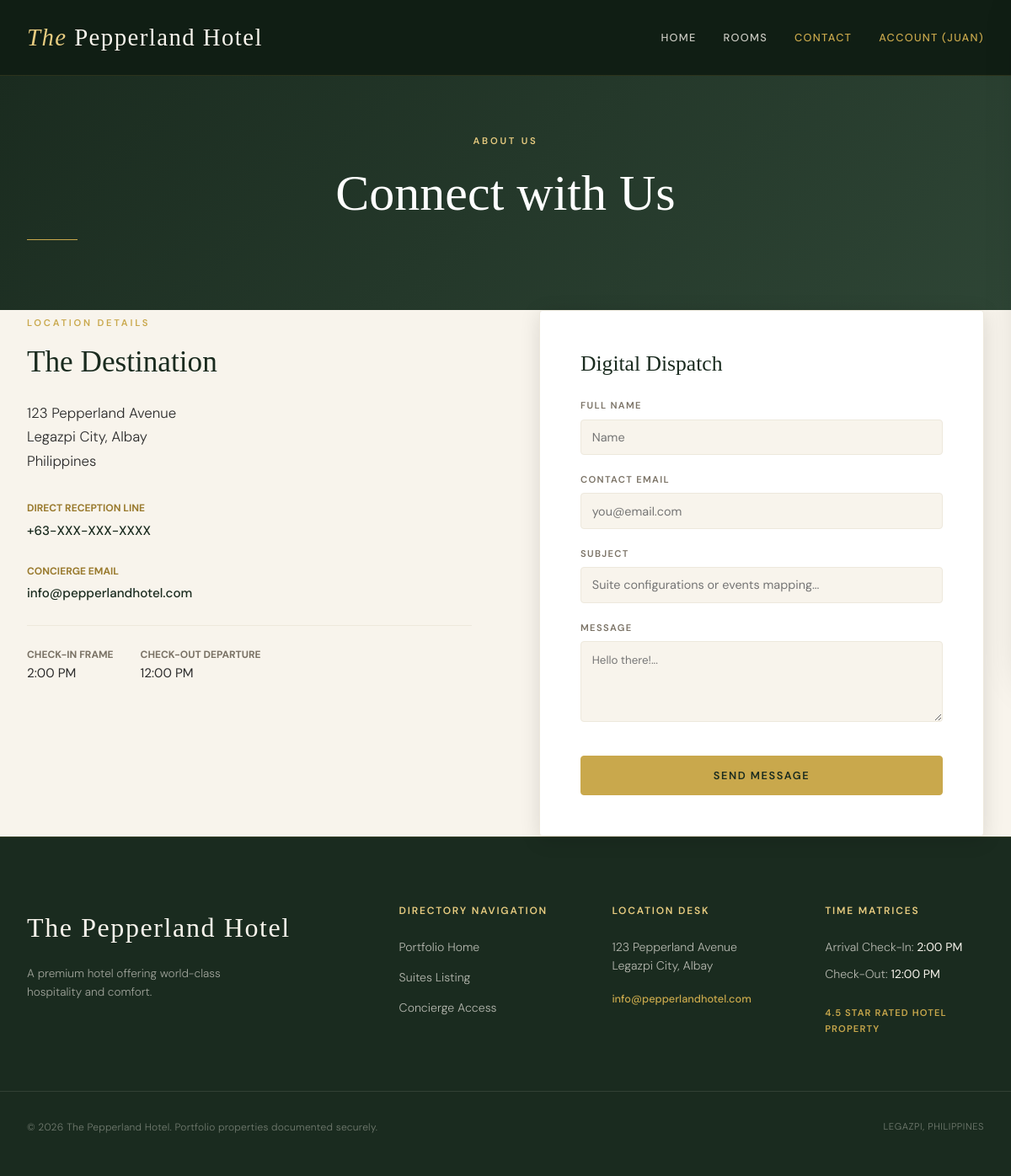
The page /contact.php (signed in) on the database its author committed.
### tables this page shows
CREATE TABLE hotel_profile
(
    profile_id       INT           NOT NULL AUTO_INCREMENT,
    hotel_name       VARCHAR(150)  NOT NULL DEFAULT 'The Pepperland Hotel',
    description      TEXT,
    star_rating      DECIMAL(2,1),
    contact_email    VARCHAR(150),
    contact_phone    VARCHAR(20),
    website_url      VARCHAR(255),
    street_address   VARCHAR(255)  NOT NULL,
    city             VARCHAR(100)  NOT NULL,
    province         VARCHAR(100)  NOT NULL,
    country          VARCHAR(100)  NOT NULL,
    postal_code      VARCHAR(20),
    check_in_time    TIME,
    check_out_time   TIME,

    PRIMARY KEY (profile_id)
);

### api/config.php (called while the page is built, shortened)
<?php
function h(string $str): string
{
    return htmlspecialchars($str, ENT_QUOTES, 'UTF-8');
}

### contact.php (the view, shortened to what this page needs)
<?php
    require_once __DIR__ . '/includes/header.php';
    $stmt = $pdo->query("SELECT * FROM hotel_profile LIMIT 1");
    $hotel = $stmt->fetch() ?: [];
    ?>
    <div style="background: linear-gradient(135deg, var(--forest) 0%, var(--forest-mid) 100%); padding: 5rem 0 4rem; text-align: center;">
        <div class="container">
            <span class="section-label" style="color: var(--gold-light);">About us</span>
            <h1 style="color: var(--white); font-weight: 300;">Connect with Us</h1>
            <div class="gold-line center"></div>
        </div>
    </div>
    <div class="container section" style="display: grid; grid-template-columns: 1fr 1fr; gap: 5rem; align-items: start;">
        <div>
            <span class="section-label">Location Details</span>
            <h3 style="font-family: var(--font-display); font-size: 2.2rem; margin-bottom: 1.5rem; font-weight: 300;">The Destination</h3>
            <?php if ($hotel): ?>
                <p style="font-size: 1.05rem; margin-bottom: 2rem; font-weight: 300;">
                    <?= h($hotel['street_address']) ?><br>
                    <?= h($hotel['city']) ?>, <?= h($hotel['province']) ?><br>
                    <?= h($hotel['country']) ?>
                </p>
                <div style="margin-bottom: 1.5rem; font-size: 0.95rem;">
                    <strong style="display:block; text-transform:uppercase; font-size:0.75rem; color:var(--gold-dark); margin-bottom:0.25rem;">Direct Reception Line</strong>
                    <a href="tel:<?= h($hotel['contact_phone']) ?>" style="color: var(--forest); font-weight: 500;"><?= h($hotel['contact_phone']) ?></a>
                </div>
                <div style="margin-bottom: 1.5rem; font-size: 0.95rem;">
                    <strong style="display:block; text-transform:uppercase; font-size:0.75rem; color:var(--gold-dark); margin-bottom:0.25rem;">Concierge Email</strong>
                    <a href="mailto:<?= h($hotel['contact_email']) ?>" style="color: var(--forest); font-weight: 500;"><?= h($hotel['contact_email']) ?></a>
                </div>
                <div style="margin-bottom: 1.5rem; font-size: 0.95rem; border-top: 1px solid var(--cream-dark); padding-top: 1.5rem; display: flex; gap: 2rem;">
                    <div>
                        <strong style="display:block; text-transform:uppercase; font-size:0.75rem; color:var(--muted);">Check-In Frame</strong>
                        <span><?= h(date('g:i A', strtotime($hotel['check_in_time']))) ?></span>
                    </div>
                    <div>
                        <strong style="display:block; text-transform:uppercase; font-size:0.75rem; color:var(--muted);">Check-Out Departure</strong>
                        <span><?= h(date('g:i A', strtotime($hotel['check_out_time']))) ?></span>
                    </div>
                </div>
            <?php else: ?>
                <p class="text-muted" style="font-style: italic;">Run into a problem. Please try again later.</p>
            <?php endif; ?>
        </div>
        <div style="background: var(--white); padding: 3rem; border-radius: var(--radius); box-shadow: var(--shadow-md); border: 1px solid var(--cream-dark);">
            <h3 style="font-family: var(--font-display); font-size: 1.6rem; margin-bottom: 1.5rem;">Digital Dispatch</h3>
            <div id="contactForm">
                <div class="qb-field" style="margin-bottom: 1.25rem;">
                    <label for="name">Full Name</label>
                    <input type="text" id="name" placeholder="Name">
                </div>
                <div class="qb-field" style="margin-bottom: 1.25rem;">
                    <label for="email">Contact Email</label>
                    <input type="email" id="email" placeholder="you@email.com" required>
                </div>
                <div class="qb-field" style="margin-bottom: 1.25rem;">
                    <label for="subject">Subject</label>
                    <input type="text" id="subject" placeholder="Suite configurations or events mapping...">
                </div>
                <div class="qb-field" style="margin-bottom: 2rem;">
                    <label for="message">Message</label>
                    <textarea id="message" rows="4" style="width:100%; padding:0.8rem; border:1px solid var(--cream-dark); background:var(--cream); font-family:var(--font-body); border-radius:var(--radius); outline:none;" placeholder="Hello there!..."></textarea>
                </div>
                <button class="btn btn-gold" id="sendBtn" style="width: 100%; text-align: center; padding: 0.9rem;">Send Message</button>
            </div>
        </div>
    </div>
<?php require_once __DIR__ . '/includes/footer.php'; ?>

### includes/footer.php (shortened to what this page needs)
<?php
$hotelProfile = [];
if (!empty($pdo))
{
    $stmt = $pdo->query("SELECT * FROM hotel_profile LIMIT 1");
    $hotelProfile = $stmt->fetch() ?: [];
}
?>
<footer class="site-footer" style="background: var(--forest); color: var(--cream); border-top: 1px solid rgba(201,168,76,0.15); padding: 5rem 0 3rem; font-size: 0.88rem; font-weight: 300;">
    <div class="footer-inner container" style="display: grid; grid-template-columns: 2fr repeat(3, 1fr); gap: 4rem; margin-bottom: 4rem;">
        <div class="footer-col">
            <p class="footer-brand" style="font-family: var(--font-display); font-size: 2rem; color: var(--cream); margin-bottom: 1rem; font-weight: 400; letter-spacing: 0.05em;">
                The Pepperland Hotel
            </p>
            <p class="footer-tagline" style="color: rgba(248,244,236,0.6); max-width: 280px; font-size: 0.85rem; line-height: 1.6;">
                <?= h($hotelProfile['description'] ?? 'Curated hospitality tailored expertly against the scenic architecture of Albay province.') ?>
            </p>
        </div>
        <div class="footer-col">
            <h4 style="color: var(--gold-light); font-family: var(--font-body); font-size: 0.75rem; text-transform: uppercase; letter-spacing: 0.15em; margin-bottom: 1.5rem; font-weight: 600;">Directory Navigation</h4>
            <ul style="display: flex; flex-direction: column; gap: 0.75rem;">
                <li><a href="<?= BASE_URL ?>/index.php" style="color: rgba(248,244,236,0.7); transition: var(--transition);">Portfolio Home</a></li>
                <li><a href="<?= BASE_URL ?>/rooms.php" style="color: rgba(248,244,236,0.7); transition: var(--transition);">Suites Listing</a></li>
                <li><a href="<?= BASE_URL ?>/contact.php" style="color: rgba(248,244,236,0.7); transition: var(--transition);">Concierge Access</a></li>
            </ul>
        </div>
        <div class="footer-col">
            <h4 style="color: var(--gold-light); font-family: var(--font-body); font-size: 0.75rem; text-transform: uppercase; letter-spacing: 0.15em; margin-bottom: 1.5rem; font-weight: 600;">Location Desk</h4>
            <?php if ($hotelProfile): ?>
                <p style="color: rgba(248,244,236,0.7); line-height: 1.6; margin-bottom: 1rem;">
                    <?= h($hotelProfile['street_address']) ?><br>
                    <?= h($hotelProfile['city']) ?>, <?= h($hotelProfile['province']) ?>
                </p>
                <p style="margin: 0;"><a href="mailto:<?= h($hotelProfile['contact_email']) ?>" style="color: var(--gold); font-size: 0.8rem; font-weight: 500;"><?= h($hotelProfile['contact_email']) ?></a></p>
            <?php endif; ?>
        </div>
        <div class="footer-col">
            <h4 style="color: var(--gold-light); font-family: var(--font-body); font-size: 0.75rem; text-transform: uppercase; letter-spacing: 0.15em; margin-bottom: 1.5rem; font-weight: 600;">Time Matrices</h4>
            <?php if ($hotelProfile): ?>
                <p style="color: rgba(248,244,236,0.7); margin-bottom: 0.5rem;">Arrival Check-In: <span style="color: var(--cream); font-weight: 400;"><?= h(date('g:i A', strtotime($hotelProfile['check_in_time']))) ?></span></p>
                <p style="color: rgba(248,244,236,0.7); margin-bottom: 1.5rem;">Check-Out: <span style="color: var(--cream); font-weight: 400;"><?= h(date('g:i A', strtotime($hotelProfile['check_out_time']))) ?></span></p>
            <?php endif; ?>
            <p style="color: var(--gold); font-size: 0.7rem; text-transform: uppercase; letter-spacing: 0.1em; font-weight: 600;">
                <?php
                $stars = $hotelProfile['star_rating'] ?? 0;
                echo $stars ? h($stars) . ' Star Rated Hotel Property' : '';
                ?>
            </p>
        </div>
    </div>
    <div class="footer-bottom container" style="border-top: 1px solid rgba(248,244,236,0.1); padding-top: 2rem; display: flex; justify-content: space-between; font-size: 0.75rem; color: rgba(248,244,236,0.4); letter-spacing: 0.02em;">
        <p>&copy; <?= date('Y') ?> The Pepperland Hotel. Portfolio properties documented securely.</p>
        <p style="text-transform: uppercase; font-size: 0.7rem; letter-spacing: 0.05em;">Legazpi, Philippines</p>
    </div>
</footer>
</body>
</html>

### assets/css/main.css (style rules this page uses)
:root { --gold: #C9A84C; --gold-light: #E8CC80; --gold-dark: #9A7B2F; --forest: #1A2B1F; --forest-mid: #2E4535; --cream: #F8F4EC; --cream-dark: #EDE8DC; --charcoal: #2C2C2C; --muted: #7A7265; --white: #FFFFFF; --danger: #C0392B; --success: #27AE60; --warning: #D4A017; --font-display: 'Cormorant Garamond', Georgia, serif; --font-body: 'DM Sans', system-ui, sans-serif; --radius: 4px; --shadow-sm: 0 2px 8px rgba(0,0,0,0.08); --shadow-md: 0 4px 24px rgba(0,0,0,0.12); --shadow-lg: 0 8px 48px rgba(0,0,0,0.18); --transition: all 0.3s ease; }
*, *::before, *::after { box-sizing: border-box; margin: 0; padding: 0; }
html { scroll-behavior: smooth; font-size: 16px; }
body { font-family: var(--font-body); background: var(--cream); color: var(--charcoal); line-height: 1.7; overflow-x: hidden; padding-top: 4.5rem; }
a { color: inherit; text-decoration: none; }
ul { list-style: none; }
h1, h2, h3, h4, h5 { font-family: var(--font-display); font-weight: 400; line-height: 1.2; color: var(--forest); }
h1 { font-size: clamp(2.5rem, 5vw, 4rem); }
h3 { font-size: clamp(1.3rem, 2.5vw, 1.8rem); }
h4 { font-size: 1.2rem; }
.section-label { display: inline-block; font-family: var(--font-body); font-size: 0.7rem; font-weight: 600; letter-spacing: 0.25em; text-transform: uppercase; color: var(--gold); margin-bottom: 1rem; }
.gold-line { width: 60px; height: 1px; background: var(--gold); margin: 1.2rem 0; }
.center { text-align: center; }
.btn { display: inline-block; padding: 0.8rem 2rem; font-family: var(--font-body); font-size: 0.8rem; font-weight: 600; letter-spacing: 0.12em; text-transform: uppercase; border-radius: var(--radius); border: 1px solid transparent; cursor: pointer; transition: var(--transition); }
.btn-gold { background: var(--gold); color: var(--forest); border-color: var(--gold); }
.qb-field label { display: block; font-size: 0.7rem; font-weight: 600; letter-spacing: 0.12em; text-transform: uppercase; color: var(--muted); margin-bottom: 0.4rem; }
.qb-field input, .qb-field select { width: 100%; padding: 0.7rem 0.8rem; border: 1px solid var(--cream-dark); border-radius: var(--radius); font-family: var(--font-body); font-size: 0.9rem; background: var(--cream); color: var(--charcoal); outline: none; transition: var(--transition); appearance: none; }
.section { padding: 6rem 0; }
.container { max-width: 1200px; margin: 0 auto; padding: 0 2rem; }

### rows shown on the page
hotel_profile: street_address "123 Pepperland Avenue", city "Legazpi City", province "Albay", country "Philippines", contact_phone "+63-XXX-XXX-XXXX", contact_email "info@pepperlandhotel.com", check_in_time "2:00 PM", check_out_time "12:00 PM", description "A premium hotel offering world-class hospitality and comfort.", star_rating "4.5"

### other values the page prints
$_SESSION['first_name'] "JUAN"
